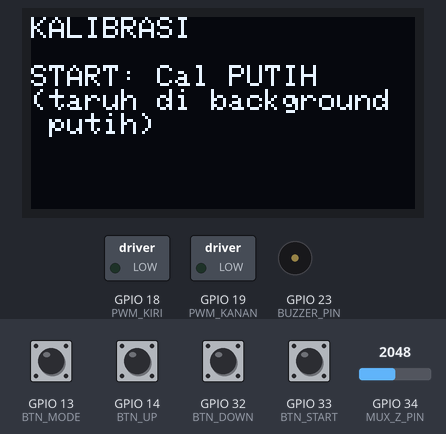
This sketch was run on a simulated ESP32. Shown: 128×64 one-colour display, switched loads named in the sketch (green lamp = pin HIGH), buzzer (waves = sounding, pin HIGH). Inputs (shaded band) come from the test bench; at power-on: GPIO 13 (BTN_MODE), GPIO 14 (BTN_UP), GPIO 32 (BTN_DOWN), GPIO 33 (BTN_START) HIGH, GPIO 34 (MUX_Z_PIN) = 2048. Pins used as bus, display or sensor lines are not drawn; what the sketch prints to the serial monitor is not drawn.

Above: at 1.4 s.
1.5 s: GPIO 33 (BTN_START) pulled LOW for 0.15 s
At 2.2 s:
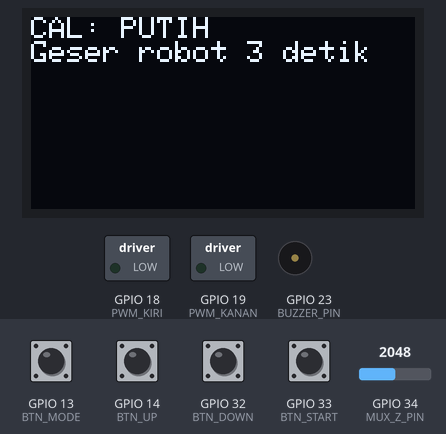
6.2 s: GPIO 33 (BTN_START) pulled LOW for 1 s
At 6.6 s:
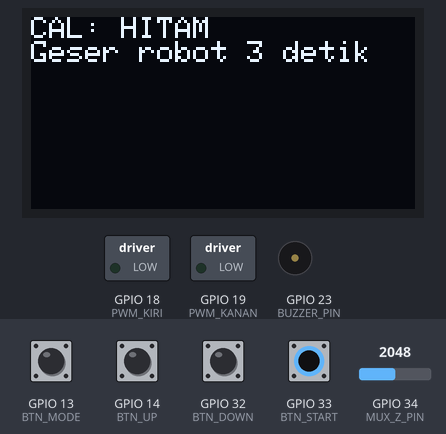
10.2 s: GPIO 33 (BTN_START) pulled LOW for 0.15 s
At 11.0 s:
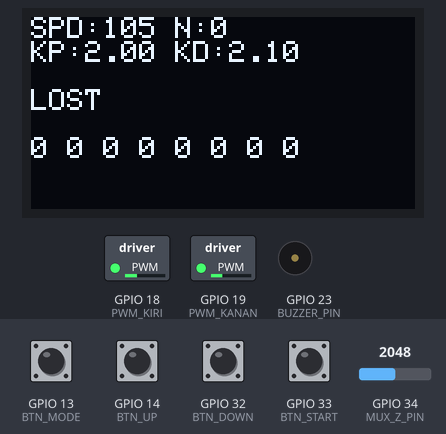
11.9 s: GPIO 14 (BTN_UP) pulled LOW for 0.15 s
At 12.7 s:
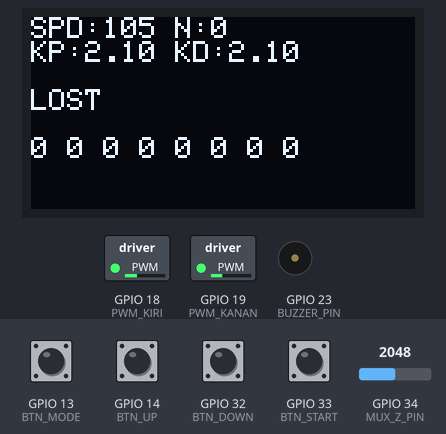
13.6 s: GPIO 34 (MUX_Z_PIN) set to 2119
At 14.0 s:
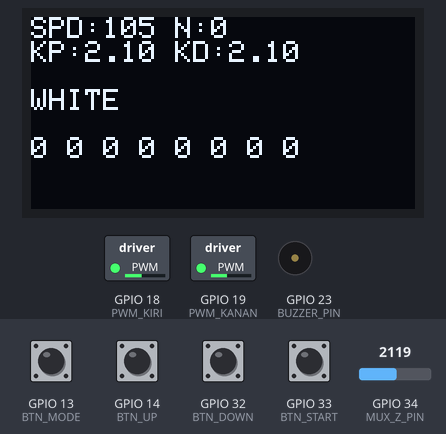
15.1 s: GPIO 33 (BTN_START) pulled LOW for 0.15 s
At 15.6 s:
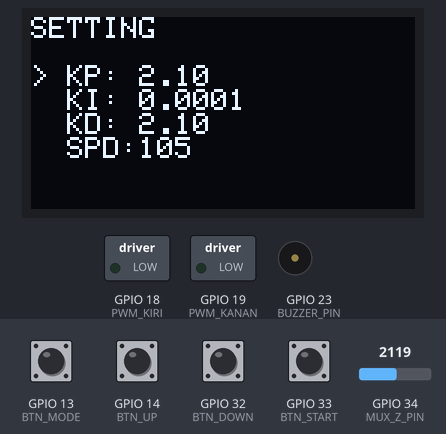
Timing chart, 0 to 17.8 s (numbered marks = the images above; inputs shaded):
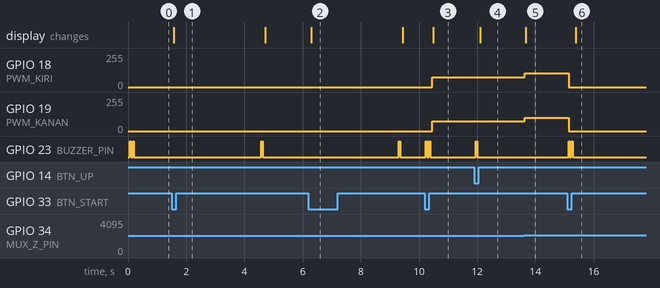

Measured:
- the behaviour switches between 2048 and 2049 on GPIO 34 (MUX_Z_PIN) (found by bisection; images 4 and 5)
- after the input at 1.5 s, GPIO 23 (BUZZER_PIN): LOW → HIGH after 3.1 s, → LOW 0.05 s later; the display: changes after 0.07 s (image 1)
- after the input at 6.2 s, GPIO 23 (BUZZER_PIN): LOW → HIGH after 3.1 s, → LOW 0.05 s later; the display: changes after 0.09 s (image 2)
- after the input at 10.2 s, GPIO 18 (PWM_KIRI): 0/255 → 75/255 after 0.26 s; GPIO 19 (PWM_KANAN): 0/255 → 72/255 after 0.26 s; GPIO 23 (BUZZER_PIN): alternates HIGH for 0.05 s and LOW for 0.05 s, 4 changes in all, then stays LOW, starting at once; the display: changes after 0.29 s (image 3)
- after the input at 11.9 s, GPIO 23 (BUZZER_PIN): LOW → HIGH after 0.05 s, → LOW 0.05 s later; the display: changes after 0.20 s (image 4)
- after the input at 13.6 s, GPIO 18 (PWM_KIRI): 75/255 → 105/255 at once; GPIO 19 (PWM_KANAN): 72/255 → 101/255 at once; the display: changes after 0.07 s (image 5)
- after the input at 15.1 s, GPIO 18 (PWM_KIRI): 105/255 → 0/255 at once; GPIO 19 (PWM_KANAN): 101/255 → 0/255 at once; GPIO 23 (BUZZER_PIN): alternates HIGH for 0.05 s and LOW for 0.05 s, 4 changes in all, then stays LOW, starting at once; the display: changes after 0.28 s (image 6)

The sketch:

Line_Follower_Digital.ino
```cpp
// ======================================================
// LINE FOLLOWER - ESP32
// Auto-calibration + blackMode/whiteMode/sharpTurn
// ======================================================

#include <Wire.h>
#include <Adafruit_GFX.h>
#include <Adafruit_SSD1306.h>

// ======================================================
// OLED
// ======================================================
#define SCREEN_WIDTH 128
#define SCREEN_HEIGHT 64
Adafruit_SSD1306 display(SCREEN_WIDTH, SCREEN_HEIGHT, &Wire, -1);

// ======================================================
// MUX
// ======================================================
#define MUX_Z_PIN   34
#define MUX_S0_PIN  25
#define MUX_S1_PIN  26
#define MUX_S2_PIN  27

// ======================================================
// MOTOR
// ======================================================
#define PWM_KIRI   18
#define PWM_KANAN  19
const int freqPWM       = 1000;
const int resolutionPWM = 8;

// ======================================================
// BUTTON
// ======================================================
#define BTN_MODE   13
#define BTN_UP     14
#define BTN_DOWN   32
#define BTN_START  33

// ======================================================
// BUZZER
// ======================================================
#define BUZZER_PIN 23

// ======================================================
// KALIBRASI
// ======================================================
int  calMin[8];
int  calMax[8];
int  thresholds[8];
bool isCalibrated = false;
int  calState     = 0;

// ======================================================
// PARAMETER
// ======================================================
int   SPEED_BASE = 105;
float Kp         = 2.0;
float Ki         = 0.0001;
float Kd         = 2.1;
float scaler     = 24;

float previousError = 0;
float integral      = 0;

unsigned long lastSharpTurnTime       = 0;
const unsigned long sharpTurnCooldown = 30;

// ======================================================
// FINISH
// ======================================================
#define FINISH_THRESHOLD   150   // ~150ms konsisten baru dianggap finish (anti false trigger di gap)
#define FINISH_MIN_RUNTIME 2000
int           finishCount = 0;
bool          finished    = false;
unsigned long startTime   = 0;

// ======================================================
// PERSIMPANGAN X
// ======================================================
#define INTERSECTION_TIMEOUT 80
bool inIntersection    = false;
int  intersectionCount = 0;

// ======================================================
// TRACK MODE (mode-aware, otomatis)
// ======================================================
enum TrackMode { MODE_BLACK, MODE_WHITE };
TrackMode currentTrackMode = MODE_BLACK;

// ======================================================
// DUAL LINE CORRIDOR (dua garis putus-putus sejajar)
// ======================================================
float dualLineErrorSmooth = 0;

// ======================================================
// STATE
// ======================================================
int  menuIndex = 0;
bool robotRun  = false;

bool lastModeState  = HIGH;
bool lastUpState    = HIGH;
bool lastDownState  = HIGH;
bool lastStartState = HIGH;

// ======================================================
// FORWARD DECLARE
// ======================================================
int  readSensor(int channel);
void motor(int kiri, int kanan);
void beep(int jumlah);
void tampilRunning(int activeCount, const char* mode);
void tampilMenu();
void tampilFinish();
void tampilCalibrationMenu();
void doCalibration(bool isWhite);
void bacaButton();
void blackMode(int sensorVals[]);
void whiteMode(int sensorVals[]);
void PID(float weightedSum, int sum, const char* mode);
void sharpTurn(int sensorVals[]);
bool frontSensorDetecting();
bool isActive(int i, int sensorVals[], TrackMode mode);
int  countActive(int sensorVals[], TrackMode mode);
bool detectDualLine(int sensorVals[], TrackMode mode);

// ======================================================
// SETUP
// ======================================================
void setup() {
  Serial.begin(115200);
  Wire.begin();

  display.begin(SSD1306_SWITCHCAPVCC, 0x3C);
  display.clearDisplay();
  display.setTextSize(1);
  display.setTextColor(SSD1306_WHITE);

  pinMode(MUX_S0_PIN, OUTPUT);
  pinMode(MUX_S1_PIN, OUTPUT);
  pinMode(MUX_S2_PIN, OUTPUT);
  pinMode(MUX_Z_PIN,  INPUT);

  pinMode(BTN_MODE,  INPUT_PULLUP);
  pinMode(BTN_UP,    INPUT_PULLUP);
  pinMode(BTN_DOWN,  INPUT_PULLUP);
  pinMode(BTN_START, INPUT_PULLUP);

  pinMode(BUZZER_PIN, OUTPUT);

  ledcAttach(PWM_KIRI,  freqPWM, resolutionPWM);
  ledcAttach(PWM_KANAN, freqPWM, resolutionPWM);

  motor(0, 0);

  for (int i = 0; i < 8; i++) {
    calMin[i]     = 4095;
    calMax[i]     = 0;
    thresholds[i] = 2048;
  }

  tampilCalibrationMenu();
  beep(2);
}

// ======================================================
// LOOP
// ======================================================
void loop() {
  bacaButton();

  if (!isCalibrated) {
    tampilCalibrationMenu();
    delay(30);
    return;
  }

  if (!robotRun) {
    tampilMenu();
    delay(30);
    return;
  }

  if (finished) {
    tampilFinish();
    delay(50);
    return;
  }

  if (startTime == 0) startTime = millis();

  // ====================================================
  // BACA SENSOR
  // ====================================================
  int sensorVals[8];
  for (int i = 0; i < 8; i++) sensorVals[i] = readSensor(i);

  // ====================================================
  // TENTUKAN MODE TRACK (mode-aware)
  // Garis selalu MINORITAS sensor (background dominan),
  // jadi mode dipilih berdasarkan sisi mana yang lebih sedikit aktif.
  // ====================================================
  int rawBlackCount = 0;
  for (int i = 0; i < 8; i++) {
    if (sensorVals[i] > thresholds[i]) rawBlackCount++;
  }
  int rawWhiteCount = 8 - rawBlackCount;

  if (rawBlackCount < rawWhiteCount) currentTrackMode = MODE_BLACK;
  else                                currentTrackMode = MODE_WHITE;

  int activeBlackCount = countActive(sensorVals, currentTrackMode);

  // ====================================================
  // FINISH (mode-aware)
  // ====================================================
  if (activeBlackCount >= 7 &&
      millis() - startTime > FINISH_MIN_RUNTIME) {
    finishCount++;
    if (finishCount > FINISH_THRESHOLD) {
      motor(0, 0);
      finished = true;
      robotRun = false;
      beep(3);
      return;
    }
  } else {
    finishCount = 0;
  }

  // ====================================================
  // DUAL LINE CORRIDOR (dua garis putus-putus sejajar kiri-kanan)
  // ====================================================
  bool isDualLine = detectDualLine(sensorVals, currentTrackMode);

  if (isDualLine) {
    // Jangan percaya weightedSum mentah (rawan oscillate karena dash
    // kiri & kanan biasanya gak sinkron fase). Smoothing + gain dikecilin.
    float rawError = previousError;
    dualLineErrorSmooth = dualLineErrorSmooth * 0.85 + rawError * 0.15;

    int adjustment = (int)(dualLineErrorSmooth * scaler * 0.3);
    int lSpd = constrain(SPEED_BASE + adjustment, 0, 255);
    int rSpd = constrain((int)((SPEED_BASE - adjustment) * 0.97), 0, 255);
    motor(lSpd, rSpd);

    tampilRunning(activeBlackCount, "DUAL-LINE");
    delay(1);
    return;
  } else {
    // reset smoothing saat keluar dari pola dual-line
    dualLineErrorSmooth = previousError;
  }

  // ====================================================
  // SHARP TURN (mode-aware)
  // ====================================================
  sharpTurn(sensorVals);

  // ====================================================
  // PERSIMPANGAN X (mode-aware)
  // ====================================================
  bool leftSide  = isActive(0, sensorVals, currentTrackMode) ||
                   isActive(1, sensorVals, currentTrackMode);
  bool rightSide = isActive(6, sensorVals, currentTrackMode) ||
                   isActive(7, sensorVals, currentTrackMode);
  bool center    = isActive(3, sensorVals, currentTrackMode) ||
                   isActive(4, sensorVals, currentTrackMode);

  if (leftSide && rightSide && center && activeBlackCount >= 3) {
    inIntersection    = true;
    intersectionCount = 0;
  }

  if (inIntersection) {
    intersectionCount++;
    float output     = Kp * previousError;
    int   adjustment = (int)(output * scaler * 0.5);
    int   lSpd       = constrain(SPEED_BASE + adjustment, 0, 255);
    int   rSpd       = constrain((int)((SPEED_BASE - adjustment) * 0.97), 0, 255);
    motor(lSpd, rSpd);

    if (intersectionCount > INTERSECTION_TIMEOUT ||
        activeBlackCount <= 2) {
      inIntersection    = false;
      intersectionCount = 0;
    }

    tampilRunning(activeBlackCount, "X-CROSS");
    delay(1);
    return;
  }

  // ====================================================
  // MODE SELECTOR (garis hitam vs putih, berdasarkan currentTrackMode)
  // ====================================================
  if (currentTrackMode == MODE_WHITE) {
    whiteMode(sensorVals);
  } else if (activeBlackCount > 0) {
    blackMode(sensorVals);
  } else {
    int adj  = (int)(Kp * previousError * scaler * 0.5);
    int lSpd = constrain(75 + adj, 0, 255);
    int rSpd = constrain((int)((75 - adj) * 0.97), 0, 255);
    motor(lSpd, rSpd);
    tampilRunning(0, "LOST");
  }

  delay(1);
}

// ======================================================
// MODE-AWARE HELPERS
// ======================================================
bool isActive(int i, int sensorVals[], TrackMode mode) {
  if (mode == MODE_BLACK) return sensorVals[i] > thresholds[i];
  else                    return sensorVals[i] <= thresholds[i];
}

int countActive(int sensorVals[], TrackMode mode) {
  int c = 0;
  for (int i = 0; i < 8; i++) {
    if (isActive(i, sensorVals, mode)) c++;
  }
  return c;
}

// Dua garis putus-putus sejajar (kiri & kanan aktif, tengah kosong)
bool detectDualLine(int sensorVals[], TrackMode mode) {
  bool leftActive  = isActive(0, sensorVals, mode) || isActive(1, sensorVals, mode);
  bool rightActive = isActive(6, sensorVals, mode) || isActive(7, sensorVals, mode);
  bool centerEmpty = !isActive(3, sensorVals, mode) && !isActive(4, sensorVals, mode);

  return leftActive && rightActive && centerEmpty;
}

// ======================================================
// BLACK MODE — garis hitam bg putih
// ======================================================
void blackMode(int sensorVals[]) {
  float weights[8]  = { -10, -5, -2, -0.5, 0.5, 2, 5, 10 };
  float weightedSum = 0;
  int   sum         = 0;

  for (int i = 0; i < 8; i++) {
    int active   = (sensorVals[i] > thresholds[i]) ? 1000 : 0;
    weightedSum += active * weights[i];
    sum         += active;
    Serial.print(sensorVals[i]); Serial.print("\t");
  }
  Serial.println();

  PID(weightedSum, sum, "BLACK");
}

// ======================================================
// WHITE MODE — garis putih putus-putus bg hitam
// Full PID, balik logika sensor
// ======================================================
void whiteMode(int sensorVals[]) {
  float weights[8]  = { -10, -5, -2, -0.5, 0.5, 2, 5, 10 };
  float weightedSum = 0;
  int   sum         = 0;

  for (int i = 0; i < 8; i++) {
    // Putih = ADC rendah -> balik logika
    int active   = (sensorVals[i] <= thresholds[i]) ? 1000 : 0;
    weightedSum += active * weights[i];
    sum         += active;
    Serial.print(sensorVals[i]); Serial.print("\t");
  }
  Serial.println();

  // Gap putus-putus (sum==0) -> pakai previousError otomatis di PID
  PID(weightedSum, sum, "WHITE");
}

// ======================================================
// PID
// ======================================================
void PID(float weightedSum, int sum, const char* mode) {
  float error = (sum != 0) ? (weightedSum / sum) : previousError;

  integral        += error;
  float derivative = error - previousError;
  float output     = Kp * error + Ki * integral + Kd * derivative;
  previousError    = error;

  int adjustment       = (int)(output * scaler);
  int turnSlowdown     = abs(adjustment) / 3;
  int dynamicBaseSpeed = constrain(SPEED_BASE - turnSlowdown, 50, SPEED_BASE);

  int leftSpeed  = constrain(dynamicBaseSpeed + adjustment, 0, 255);
  int rightSpeed = constrain((int)((dynamicBaseSpeed - adjustment) * 0.97), 0, 255);

  motor(leftSpeed, rightSpeed);
  tampilRunning(sum / 1000, mode);

  Serial.print(mode);
  Serial.print(" ERR:"); Serial.print(error);
  Serial.print(" L:");   Serial.print(leftSpeed);
  Serial.print(" R:");   Serial.println(rightSpeed);
}

// ======================================================
// SHARP TURN (mode-aware)
// ======================================================
void sharpTurn(int sensorVals[]) {
  unsigned long now = millis();
  if (now - lastSharpTurnTime < sharpTurnCooldown) return;
  if (inIntersection) return;

  bool leftDetected  = isActive(0, sensorVals, currentTrackMode) ||
                       isActive(1, sensorVals, currentTrackMode);
  bool rightDetected = isActive(6, sensorVals, currentTrackMode) ||
                       isActive(7, sensorVals, currentTrackMode);
  bool centerClear   = !isActive(3, sensorVals, currentTrackMode) &&
                       !isActive(4, sensorVals, currentTrackMode);

  if (leftDetected && !rightDetected && centerClear) {
    Serial.println("Sharp LEFT");
    while (!frontSensorDetecting()) motor(0, 120);
    lastSharpTurnTime = millis();

  } else if (rightDetected && !leftDetected && centerClear) {
    Serial.println("Sharp RIGHT");
    while (!frontSensorDetecting()) motor(120, 0);
    lastSharpTurnTime = millis();
  }
}

// ======================================================
// FRONT SENSOR (mode-aware)
// ======================================================
bool frontSensorDetecting() {
  for (int i = 2; i <= 5; i++) {
    int val = readSensor(i);
    bool active = (currentTrackMode == MODE_BLACK) ? (val > thresholds[i])
                                                     : (val <= thresholds[i]);
    if (active) return true;
  }
  return false;
}

// ======================================================
// KALIBRASI
// ======================================================
void doCalibration(bool isWhite) {
  display.clearDisplay();
  display.setCursor(0, 0);
  display.println(isWhite ? "CAL: PUTIH" : "CAL: HITAM");
  display.println("Geser robot 3 detik");
  display.display();

  unsigned long start = millis();
  while (millis() - start < 3000) {
    for (int i = 0; i < 8; i++) {
      int val = readSensor(i);
      if (isWhite) { if (val < calMin[i]) calMin[i] = val; }
      else         { if (val > calMax[i]) calMax[i] = val; }
    }
    delay(10);
  }

  if (!isWhite) {
    for (int i = 0; i < 8; i++) {
      thresholds[i] = (calMin[i] + calMax[i]) / 2;
      Serial.print("thr["); Serial.print(i);
      Serial.print("]="); Serial.println(thresholds[i]);
    }
    isCalibrated = true;
  }

  beep(1);
}

void tampilCalibrationMenu() {
  display.clearDisplay();
  display.setCursor(0, 0);
  display.println("KALIBRASI");
  display.println("");
  if (calState == 0) {
    display.println("START: Cal PUTIH");
    display.println("(taruh di background");
    display.println(" putih)");
  } else if (calState == 1) {
    display.println("START: Cal HITAM");
    display.println("(taruh di garis");
    display.println(" hitam)");
  }
  display.display();
}

// ======================================================
// READ SENSOR
// ======================================================
int readSensor(int channel) {
  digitalWrite(MUX_S0_PIN,  channel        & 0x01);
  digitalWrite(MUX_S1_PIN, (channel >> 1)  & 0x01);
  digitalWrite(MUX_S2_PIN, (channel >> 2)  & 0x01);
  delayMicroseconds(10);
  analogRead(MUX_Z_PIN);
  delayMicroseconds(10);
  int total = 0;
  for (int j = 0; j < 5; j++) {
    total += analogRead(MUX_Z_PIN);
    delayMicroseconds(2);
  }
  return total / 5;
}

// ======================================================
// MOTOR
// ======================================================
void motor(int kiri, int kanan) {
  ledcWrite(PWM_KIRI,  constrain(kiri,  0, 255));
  ledcWrite(PWM_KANAN, constrain(kanan, 0, 255));
}

// ======================================================
// BUTTON
// ======================================================
void bacaButton() {
  bool modeState  = digitalRead(BTN_MODE);
  bool upState    = digitalRead(BTN_UP);
  bool downState  = digitalRead(BTN_DOWN);
  bool startState = digitalRead(BTN_START);

  if (lastStartState == HIGH && startState == LOW) {
    if (!isCalibrated) {
      if (calState == 0) {
        doCalibration(true);
        calState = 1;
      } else if (calState == 1) {
        doCalibration(false);
        calState = 2;
      }
    } else {
      robotRun           = !robotRun;
      finished           = false;
      finishCount        = 0;
      integral           = 0;
      previousError       = 0;
      inIntersection      = false;
      intersectionCount   = 0;
      dualLineErrorSmooth = 0;
      startTime           = 0;
      motor(0, 0);
      beep(2);
    }
  }

  if (isCalibrated) {
    if (lastModeState == HIGH && modeState == LOW) {
      menuIndex++;
      if (menuIndex > 3) menuIndex = 0;
      beep(1);
    }
    if (lastUpState == HIGH && upState == LOW) {
      if (menuIndex == 0) Kp         += 0.1;
      if (menuIndex == 1) Ki         += 0.01;
      if (menuIndex == 2) Kd         += 0.1;
      if (menuIndex == 3) SPEED_BASE += 2;
      beep(1);
    }
    if (lastDownState == HIGH && downState == LOW) {
      if (menuIndex == 0) Kp         -= 0.1;
      if (menuIndex == 1) Ki         -= 0.01;
      if (menuIndex == 2) Kd         -= 0.1;
      if (menuIndex == 3) SPEED_BASE -= 2;
      beep(1);
    }
  }

  lastModeState  = modeState;
  lastUpState    = upState;
  lastDownState  = downState;
  lastStartState = startState;
  delay(20);
}

// ======================================================
// OLED
// ======================================================
void tampilMenu() {
  display.clearDisplay();
  display.setCursor(0, 0); display.println("SETTING");
  display.setCursor(0, 16);
  if (menuIndex == 0) display.print("> "); else display.print("  ");
  display.print("KP: "); display.println(Kp);
  if (menuIndex == 1) display.print("> "); else display.print("  ");
  display.print("KI: "); display.println(Ki, 4);
  if (menuIndex == 2) display.print("> "); else display.print("  ");
  display.print("KD: "); display.println(Kd);
  if (menuIndex == 3) display.print("> "); else display.print("  ");
  display.print("SPD:"); display.println(SPEED_BASE);
  display.display();
}

void tampilRunning(int activeCount, const char* mode) {
  display.clearDisplay();
  display.setCursor(0, 0);
  display.print("SPD:"); display.print(SPEED_BASE);
  display.print(" N:"); display.println(activeCount);
  display.print("KP:"); display.print(Kp);
  display.print(" KD:"); display.println(Kd);
  display.setCursor(0, 24);
  display.println(mode);
  display.setCursor(0, 40);
  for (int i = 0; i < 8; i++) {
    int val = readSensor(i);
    bool active = (currentTrackMode == MODE_BLACK) ? (val > thresholds[i])
                                                     : (val <= thresholds[i]);
    display.print(active ? "1 " : "0 ");
  }
  display.display();
}

void tampilFinish() {
  display.clearDisplay();
  display.setTextSize(2);
  display.setCursor(20, 20); display.println("FINISH!");
  display.setTextSize(1);
  display.setCursor(10, 50); display.println("Press START to reset");
  display.display();
}

// ======================================================
// BUZZER
// ======================================================
void beep(int jumlah) {
  for (int i = 0; i < jumlah; i++) {
    digitalWrite(BUZZER_PIN, HIGH); delay(50);
    digitalWrite(BUZZER_PIN, LOW);  delay(50);
  }
}
```
